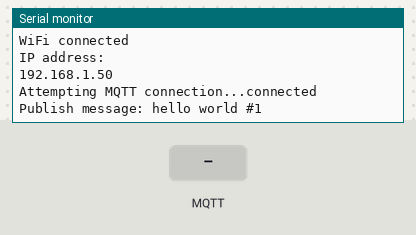
Simulated run of this sketch. Board: ESP8266 (NodeMCU). On the bench: the last lines printed to the serial monitor. Inputs (shaded band) come from the test bench. WiFi joins after 1.5 s; servers stay silent unless stated; no MQTT or app messages arrive unless stated.

Above: at 2.7 s.
2.8 s: MQTT message "1" arrives on the first subscribed topic
At 3.8 s:
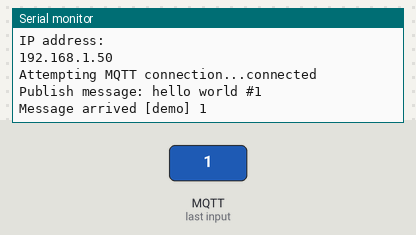
4.3 s: MQTT message "on" arrives on the first subscribed topic
At 5.3 s:
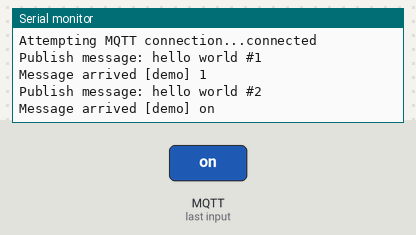
5.8 s: MQTT message "off" arrives on the first subscribed topic
At 5.96 s:
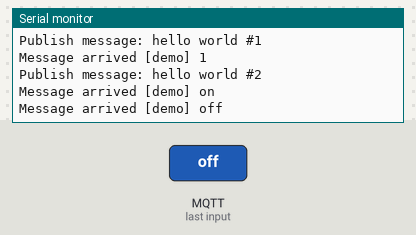
Timing chart, 0 to 8.8 s (numbered marks = the images above; inputs shaded):
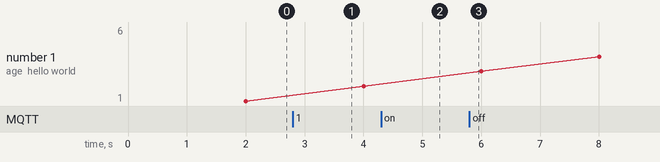

The sketch:

test_mqtt.ino
```cpp
#include <ESP8266WiFi.h>
#include <PubSubClient.h>
// Cập nhật thông tin
// Thông tin về wifi
#define ssid "UIT-Guest"
#define password "motdenmuoi1"
// Thông tin về MQTT Broker
#define mqtt_server "192.168.2.102" // Thay bằng thông tin của bạn
#define mqtt_topic_pub "demo"   //Giữ nguyên nếu bạn tạo topic tên là demo
#define mqtt_topic_sub "demo"
#define mqtt_user "sobwauqb"    //Giữ nguyên nếu bạn tạo user là esp8266 và pass là 123456
#define mqtt_pwd "Lidstn3HMQDg"

const uint16_t mqtt_port =1883; //Port của CloudMQTT

WiFiClient espClient;
PubSubClient client(espClient);

long lastMsg = 0;
char msg[50];
int value = 0;

void setup() {
  Serial.begin(9600);
  setup_wifi();
  client.setServer(mqtt_server, mqtt_port);
  client.setCallback(callback);
}
// Hàm kết nối wifi
void setup_wifi() {
  delay(10);
  Serial.println();
  Serial.print("Connecting to ");
  Serial.println(ssid);
  WiFi.begin(ssid, password);
  while (WiFi.status() != WL_CONNECTED) {
    delay(500);
    Serial.print(".");
  }
  Serial.println("");
  Serial.println("WiFi connected");
  Serial.println("IP address: ");
  Serial.println(WiFi.localIP());
}
// Hàm call back để nhận dữ liệu
void callback(char* topic, byte* payload, unsigned int length) {
  Serial.print("Message arrived [");
  Serial.print(topic);
  Serial.print("] ");
  for (int i = 0; i < length; i++) {
    Serial.print((char)payload[i]);
  }
  Serial.println();
}
// Hàm reconnect thực hiện kết nối lại khi mất kết nối với MQTT Broker
void reconnect() {
  // Chờ tới khi kết nối
  while (!client.connected()) {
    Serial.print("Attempting MQTT connection...");
    // Thực hiện kết nối với mqtt user và pass
    if (client.connect("ESP8266Client")) {
      Serial.println("connected");
      // Khi kết nối sẽ publish thông báo
      client.publish(mqtt_topic_pub, "ESP_reconnected");
      // ... và nhận lại thông tin này
      client.subscribe(mqtt_topic_sub);
    } else {
      Serial.print("failed, rc=");
      Serial.print(client.state());
      Serial.println(" try again in 5 seconds");
      // Đợi 5s
      delay(5000);
    }
  }
}
void loop() {
  // Kiểm tra kết nối
  if (!client.connected()) {
    reconnect();
  }
  client.loop();
  // Sau mỗi 2s sẽ thực hiện publish dòng hello world lên MQTT broker
  long now = millis();
  if (now - lastMsg > 2000) {
    lastMsg = now;
    ++value;
    snprintf (msg, 75, "hello world #%ld", value);
    Serial.print("Publish message: ");
    Serial.println(msg);
    client.publish(mqtt_topic_pub, msg);
  }
}
```

Measured:
- after the input at 2.8 s, the serial monitor: prints a new line at once (image 1)
- after the input at 4.3 s, the serial monitor: prints a new line at once (image 2)
- after the input at 5.8 s, the serial monitor: prints a new line at once (image 3)
